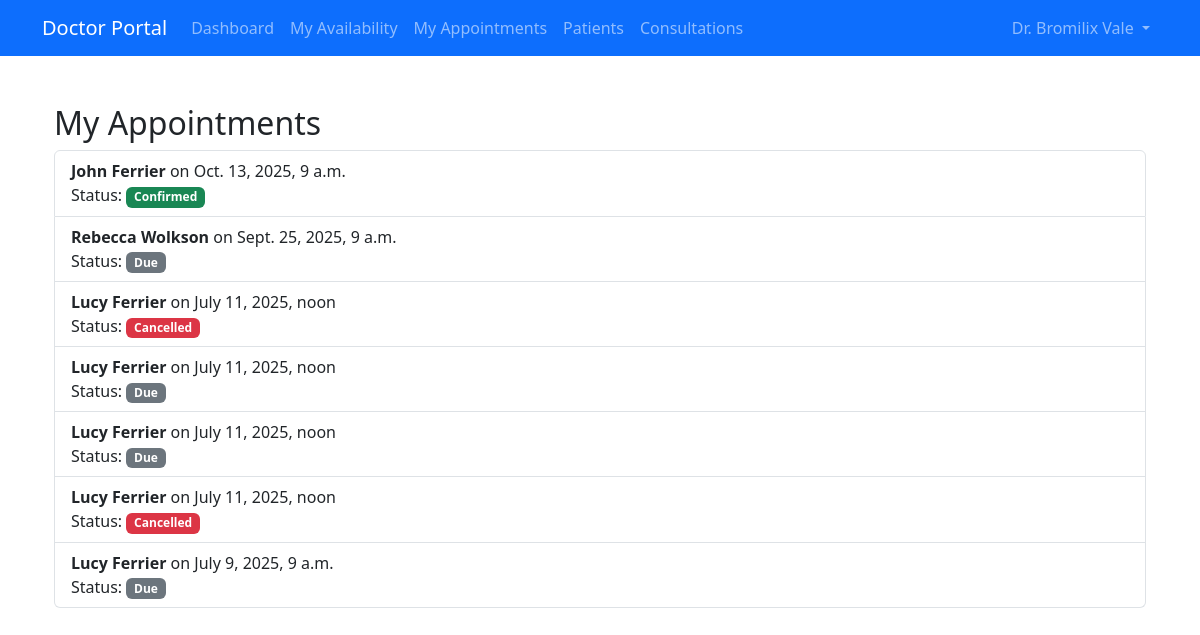
/appointment/doctor/appointments/ (signed in), run on an earlier commit of the app's database.
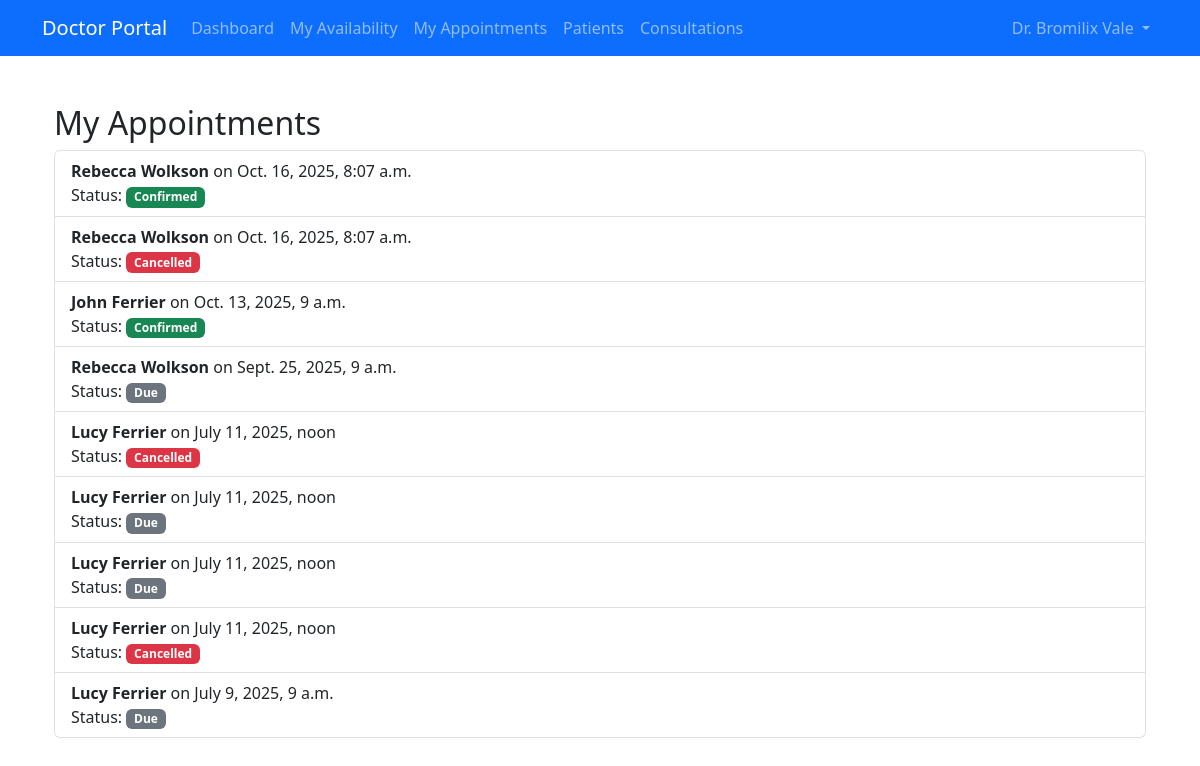
And on a later commit of the database.
### appointment/models.py (models this page shows, shortened)
class Appointment(models.Model):
    STATUS_CHOICES = [
        ('pending', 'Pending'),
        ('confirmed', 'Confirmed'),
        ('cancelled', 'Cancelled'),
        ('completed', 'Completed'),
        ('due', 'Due'),
    ]
    REASON_CHOICES = [
        ('first_time', 'First-time Visit'),
        ('follow_up', 'Follow-up'),
        ('referral', 'Referral')
    ]
    patient = models.ForeignKey(Patient, on_delete=models.CASCADE)
    doctor = models.ForeignKey(Doctor, on_delete=models.CASCADE)
    appointed_datetime = models.DateTimeField()
    status = models.CharField(max_length=10, choices=STATUS_CHOICES, default='pending')
    visit_reason = models.CharField(max_length=20, choices=REASON_CHOICES)
    cancellation_reason = models.TextField(blank=True, null=True)
    cancelled_by = models.CharField(max_length=10, blank=True, null=True)  # 'doctor' or 'patient'
    notes = models.TextField(blank=True, null=True)
    created_at = models.DateTimeField(auto_now_add=True)
    deleted_at = models.DateTimeField(blank=True, null=True)

### patient/models.py (models this page shows, shortened)
class Patient(models.Model):
    TITLES = [
        ('mr', 'Mr'),
        ('mrs', 'Mrs'),
        ('mss', 'Miss'),
        ('ms', 'Ms'),
        ('dr', 'Dr'),
    ]
    GENDER_CHOICES = [
        ('M', 'Male'),
        ('F', 'Female'),
        ('O', 'Other'),
        ('P', 'Prefer not to say'),
    ]
    MARITAL_STATUS_CHOICES = [
        ('M', 'Married'),
        ('U', 'Unmarried'),
        ('P', 'Prefer not to say'),
    ]
    STATUS_CHOICES = [
        ('active', 'Active'),
        ('inactive', 'Inactive'),
    ]
    title = models.CharField(max_length=10, choices=TITLES, blank=True, null=True)
    fname = models.CharField(max_length=64)
    lname = models.CharField(max_length=64)
    date_of_birth = models.DateField(blank=True, null=True)
    gender = models.CharField(max_length=20, choices=GENDER_CHOICES, blank=True, null=True)
    marital_status = models.CharField(max_length=20, choices=MARITAL_STATUS_CHOICES, blank=True, null=True)
    phone = models.CharField(max_length=20, blank=True, null=True)
    email = models.EmailField(max_length=64)
    address = models.TextField(blank=True, null=True)
    password = models.CharField(max_length=128)
    status = models.CharField(max_length=10, choices=STATUS_CHOICES, default='active')
    created_at = models.DateTimeField(auto_now_add=True)
    updated_at = models.DateTimeField(auto_now=True)

### appointment/views.py (the view)
# urls.py: path('doctor/appointments/', views.doctor_appointments, name='doctor_appointments'),
@doctor_login_required
def doctor_appointments(request):
    update_due_appointments()
    doctor = request.doctor
    appointments = Appointment.objects.filter(doctor=doctor).order_by('-created_at')
    return render(request, 'appointment/doctor_appointments.html', {
        'appointments': appointments,
        'doctor': doctor,
    })

### appointment/utils.py (called while the page is built)
def update_due_appointments():
    now = timezone.now()
    due_appointments = Appointment.objects.filter(
        status__in=['pending', 'confirmed'],
        appointed_datetime__lt=now
    )
    due_appointments.update(status='due')

### appointment/templates/appointment/doctor_appointments.html (shortened to what this page needs)
{% extends 'appointment/base.html' %}
{% block content %}
<div class="container mt-5">
    <h2>My Appointments</h2>
    <ul class="list-group">
        {% for appt in appointments %}
            <li class="list-group-item d-flex justify-content-between align-items-center">
                <div>
                    <strong>{{ appt.patient.fname }} {{ appt.patient.lname }}</strong> on {{ appt.appointed_datetime }}<br>
                    Status: <span class="badge
                            {% if appt.status == 'pending' %}bg-warning text-dark
                            {% elif appt.status == 'confirmed' %}bg-success
                            {% elif appt.status == 'cancelled' %}bg-danger
                            {% elif appt.status == 'due' %}bg-secondary
                            {% endif %}">
                            {{ appt.status|title }}
                        </span><br>
                </div>
            </li>
        {% empty %}
            <li class="list-group-item">No appointments found.</li>
        {% endfor %}
    </ul>
</div>
{% endblock %}

What changed in the data, as far as the page shows it:
added Appointment: patient.fname "Rebecca", patient.lname "Wolkson", appointed_datetime "Oct. 16, 2025, 8:07 a.m.", status "Confirmed"
added Appointment: patient.fname "Rebecca", patient.lname "Wolkson", appointed_datetime "Oct. 16, 2025, 8:07 a.m.", status "Cancelled"
